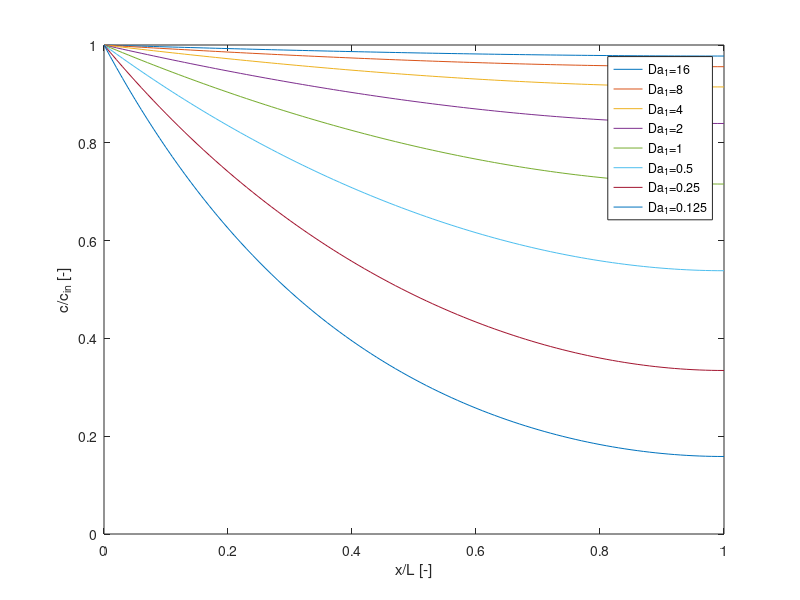

Recreate this plot in MATLAB.
% Steady state transport solutions for one fixed value of Pe and various values of Da1
x = [0:0.01:1];
Pe = 1; Da1 = 16;
s = sqrt(0.25*Pe*Pe+Pe/Da1);
mu1 = 0.5*Pe+s; mu2 = 0.5*Pe-s;
s = mu2*exp(mu2)-mu1*exp(mu1);
c = (mu2*exp(mu2)*exp(mu1*x)-mu1*exp(mu1)*exp(mu2*x))./s;
for Da1 = [8 4 2 1 0.5 0.25 0.125];
    s = sqrt(0.25*Pe*Pe+Pe/Da1);
    mu1 = 0.5*Pe+s; mu2 = 0.5*Pe-s;
    s = mu2*exp(mu2)-mu1*exp(mu1);
    c = [c;(mu2*exp(mu2)*exp(mu1*x)-mu1*exp(mu1)*exp(mu2*x))./s];
end
plot (x,c);
legend('Da_1=16','Da_1=8','Da_1=4','Da_1=2','Da_1=1','Da_1=0.5','Da_1=0.25','Da_1=0.125');
xlabel ('x/L [-]'); ylabel ('c/c_{in} [-]');
